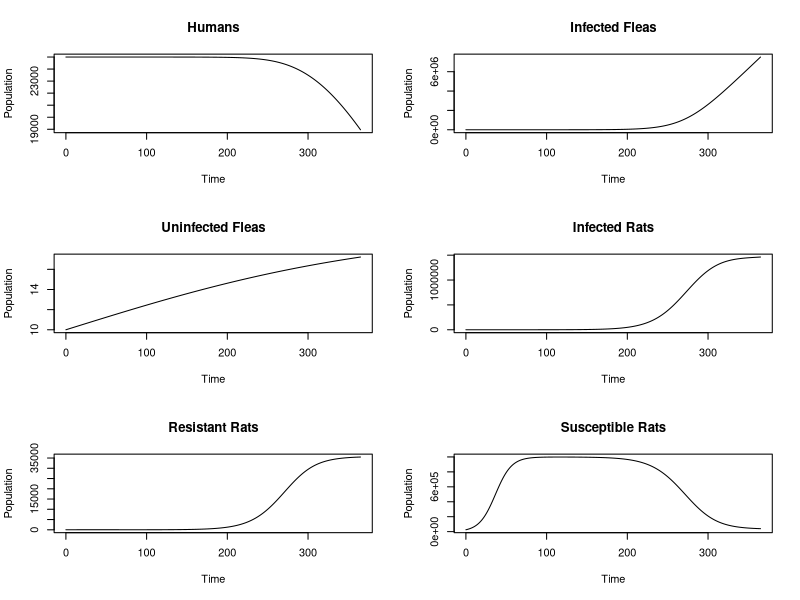

Write R code to recreate this figure.
## -------------------------------------------------------------
## 1.  Load the deSolve package
## -------------------------------------------------------------
library(deSolve)

## -------------------------------------------------------------
## 2.  Derivative function (moves the algebra from Stan)
## -------------------------------------------------------------
plague <- function(t, state, parameters) {
  with(as.list(c(state, parameters)), {
    ## auxiliary expressions
    RTot     <- RR + SR + IR
    eps      <- 1e-8                        # avoid division by zero
    RTot_eps <- RTot + eps
    fracF    <- Fl / RTot_eps
    fracD    <- d_F/RTot_eps
    fracSR   <- SR / RTot_eps
    infect   <- 1 - exp(-alpha * RTot)
    
    ## 
    dH  <- - d_H  * fracF * H
    dF  <-   (d_R  + m_R * (1 - g_R)) * IR * Np - d_F * Fl
    dNp <-   r_F * Np * (1 - Np /( K_F)) + fracD * infect ##Fleas per rat
    dIR <-   b_R * fracSR * Fl * infect - (d_R + m_R) * IR
    dRR <-   r_R * RR * (p - RTot / K_R) + m_R * g_R * IR - d_R * RR
    dSR <-   r_R * SR * (1 - RTot / K_R) + r_R * RR * (1 - p)
    - d_R * SR - b_R * fracSR * Fl * infect
    
    list(c(dH, dF, dNp, dIR, dRR, dSR))
  })
}

## -------------------------------------------------------------
## 3.  Define initial state vector
## -------------------------------------------------------------
init <- c(
  H  = 25000.0,   # Humans
  Fl  = 10,   # Infected Fleas
  Np = 10,   # Uninfected Fleas
  IR = 10,   # Infected Rats
  RR = 10,   # Resistant Rats
  SR = 25000    # Susceptible Rats
)

## -------------------------------------------------------------
## 4.  Set parameter values 
## -------------------------------------------------------------

params <- c(
  d_H  = 0.001,   # Human death rate
  d_R  = 0.001,     # Rat natural death rate
  m_R  = 0.005,     # Rate at which infected rats become infectious
  g_R  = 0.51,      
  d_F  = 0.001,    # Flea mortality
  K_F  = 20,      # Flea carrying capacity
  alpha= 0.0002,     # Transmission scale
  b_R  = 0.05,     # Rat infection rate from fleas
  r_R  = 0.1,      # Rat growth rate
  r_F  = 0.005,      # Flea growth rate
  p    = 0.5,      # Proportion that become resistant
  K_R  = 1e6       # Rat carrying capacity
)

## -------------------------------------------------------------
## 5.  Run the solver
## -------------------------------------------------------------
times <- seq(0, 365, by = 1)           # 0 to 100 time units
out   <- ode(y = init, times = times,
             func = plague, parms = params)

## -------------------------------------------------------------
## 6.  Quick plot to visualize the runs
## -------------------------------------------------------------

par(mfrow=c(3,2))

plot(out[,2]~times,type="l",main="Humans",ylab="Population",xlab="Time") # H
plot(out[,3]~times,type="l",main="Infected Fleas",ylab="Population",xlab="Time") # F
plot(out[,4]~times,type="l",main="Uninfected Fleas",ylab= "Population",xlab="Time") # N
plot(out[,5]~times,type="l",main="Infected Rats",xlab="Time",ylab="Population") # IR
plot(out[,6]~times,type="l",main="Resistant Rats",xlab="Time",ylab="Population") # RR
plot(out[,7]~times,type="l",main="Susceptible Rats",xlab="Time",ylab="Population") # SR
